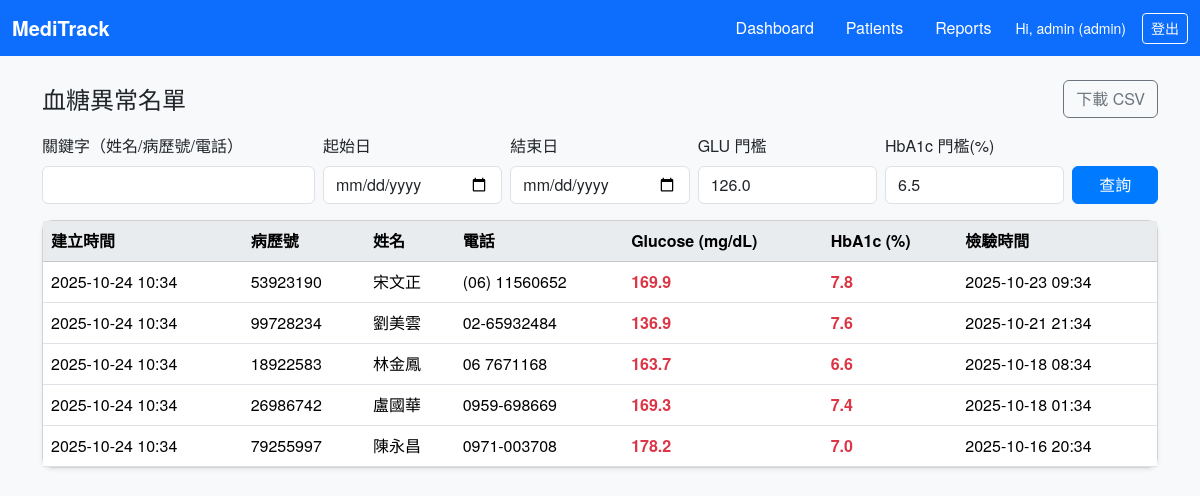
The app's page /reports/glycemia (signed in) with its own data.
### app/models.py (models this page shows, shortened)
class User(UserMixin, db.Model):
    id = db.Column(db.Integer, primary_key=True)
    username = db.Column(db.String(64), unique=True, index=True, nullable=False)
    password_hash = db.Column(db.String(255), nullable=False)
    role = db.Column(db.String(20), default="clinician")  # 'admin' or 'clinician'
    created_at = db.Column(db.DateTime, default=datetime.utcnow)

class Patient(db.Model):
    id = db.Column(db.Integer, primary_key=True)
    mrn = db.Column(db.String(32), unique=True, index=True)  # 病歷號(可選)
    name = db.Column(db.String(80), nullable=False)
    gender = db.Column(db.String(10))  # 'M'/'F'/'Other'
    dob = db.Column(db.Date)
    phone = db.Column(db.String(30))
    email = db.Column(db.String(120))
    address = db.Column(db.String(255))
    medical_history = db.Column(db.Text)  # 病史摘要
    note = db.Column(db.Text)             # 備註
    created_at = db.Column(db.DateTime, default=datetime.utcnow)

### app/routes.py (the view)
@reports_bp.route("/glycemia")
@login_required
def report_glycemia():
    q = request.args.get("q", "").strip()
    start = request.args.get("start")
    end = request.args.get("end")
    min_glu = request.args.get("min_glu", type=float) or GLU_HIGH
    min_hba1c = request.args.get("min_hba1c", type=float) or HBA1C_HIGH
    sub = (
        db.session.query(
            LabResult.patient_id,
            func.max(LabResult.recorded_at).label("max_time")
        ).group_by(LabResult.patient_id).subquery()
    )
    latest = (
        db.session.query(LabResult)
        .join(sub, and_(
            LabResult.patient_id == sub.c.patient_id,
            LabResult.recorded_at == sub.c.max_time
        )).subquery()
    )
    query = (
        db.session.query(Patient, latest.c.glucose,
                         latest.c.hba1c, latest.c.recorded_at)
        .join(latest, latest.c.patient_id == Patient.id)
        .filter(or_(latest.c.glucose >= min_glu, latest.c.hba1c >= min_hba1c))
    )
    if q:
        like = f"%{q}%"
        query = query.filter(or_(Patient.name.ilike(
            like), Patient.mrn.ilike(like), Patient.phone.ilike(like)))
    def to_dt(s):
        try:
            return datetime.strptime(s, "%Y-%m-%d")
        except Exception:
            return None
    if start and to_dt(start):
        query = query.filter(latest.c.recorded_at >= to_dt(start))
    if end and to_dt(end):
        query = query.filter(latest.c.recorded_at < to_dt(
            end).replace(hour=23, minute=59, second=59))
    rows = query.order_by(latest.c.recorded_at.desc()).all()
    return render_template(
        "report_glycemia.html",
        rows=rows, q=q, start=start or "", end=end or "",
        min_glu=min_glu, min_hba1c=min_hba1c
    )

### app/models.py (called while the page is built)
@login_manager.user_loader
def load_user(user_id):
    return User.query.get(int(user_id))

### app/templates/report_glycemia.html
{% extends "layout.html" %}
{% block content %}
<div class="d-flex align-items-center mb-3">
  <h2 class="h4 mb-0 me-auto">血糖異常名單</h2>
  <a class="btn btn-outline-secondary"
     href="{{ url_for('reports.report_glycemia_csv', q=q, start=start, end=end, min_glu=min_glu, min_hba1c=min_hba1c) }}">
    下載 CSV
  </a>
</div>
<form class="row g-2 align-items-end mb-3" method="get">
  <div class="col-md-3">
    <label class="form-label">關鍵字（姓名/病歷號/電話）</label>
    <input class="form-control" name="q" value="{{ q }}">
  </div>
  <div class="col-md-2">
    <label class="form-label">起始日</label>
    <input type="date" class="form-control" name="start" value="{{ start }}">
  </div>
  <div class="col-md-2">
    <label class="form-label">結束日</label>
    <input type="date" class="form-control" name="end" value="{{ end }}">
  </div>
  <div class="col-md-2">
    <label class="form-label">GLU 門檻</label>
    <input class="form-control" type="number" step="0.1" name="min_glu" value="{{ min_glu }}">
  </div>
  <div class="col-md-2">
    <label class="form-label">HbA1c 門檻(%)</label>
    <input class="form-control" type="number" step="0.1" name="min_hba1c" value="{{ min_hba1c }}">
  </div>
  <div class="col-md-1 d-grid">
    <button class="btn btn-primary" type="submit">查詢</button>
  </div>
</form>
<div class="card shadow-sm">
  <div class="table-responsive">
    <table class="table table-hover mb-0">
      <thead class="table-light">
        <tr>
          <th>建立時間</th>
          <th>病歷號</th>
          <th>姓名</th>
          <th>電話</th>
          <th>Glucose (mg/dL)</th>
          <th>HbA1c (%)</th>
          <th>檢驗時間</th>
        </tr>
      </thead>
      <tbody>
      {% for p, glu, a1c, t in rows %}
        <tr>
          <td>{{ p.created_at.strftime('%Y-%m-%d %H:%M') }}</td>
          <td>{{ p.mrn or '—' }}</td>
          <td>{{ p.name }}</td>
          <td>{{ p.phone or '—' }}</td>
          <td class="{{ 'text-danger fw-bold' if glu is not none and glu >= min_glu }}">{{ glu if glu is not none else '—' }}</td>
          <td class="{{ 'text-danger fw-bold' if a1c is not none and a1c >= min_hba1c }}">{{ a1c if a1c is not none else '—' }}</td>
          <td>{{ t.strftime('%Y-%m-%d %H:%M') if t else '—' }}</td>
        </tr>
      {% else %}
        <tr><td colspan="7" class="text-center text-muted">沒有符合條件的資料</td></tr>
      {% endfor %}
      </tbody>
    </table>
  </div>
</div>
{% endblock %}

### app/templates/layout.html (shortened to what this page needs)
<!doctype html>
<html lang="zh-Hant">
<head>
  <link href="https://cdn.jsdelivr.net/npm/bootstrap@5.3.3/dist/css/bootstrap.min.css" rel="stylesheet">
  <link rel="stylesheet" href="{{ url_for('static', filename='style.css') }}">
</head>
<body class="bg-light">
  <nav class="navbar navbar-expand-lg navbar-dark bg-primary">
    <div class="container-fluid">
      <a class="navbar-brand fw-bold" href="{{ url_for('core.dashboard') }}">MediTrack</a>
      <div class="collapse navbar-collapse">
        <div class="navbar-nav ms-auto d-flex align-items-center gap-3">
          {% if current_user.is_authenticated %}
            <a class="nav-link text-white" href="{{ url_for('core.dashboard') }}">Dashboard</a>
            <a class="nav-link text-white" href="{{ url_for('patient.list_patients') }}">Patients</a>
            <a class="nav-link text-white" href="{{ url_for('reports.reports_index') }}">Reports</a>
            <span class="navbar-text text-white small">
              Hi, {{ current_user.username }} ({{ current_user.role }})
            </span>
            <a class="btn btn-outline-light btn-sm" href="{{ url_for('auth.logout') }}">登出</a>
          {% endif %}
        </div>
      </div>
    </div>
  </nav>
  <main class="container py-4">
    {% block content %}{% endblock %}
  </main>
</body>
</html>

### app/static/style.css (style rules this page uses)
body { background-color: #f8f9fa; font-family: "Noto Sans TC", "Helvetica Neue", Arial, sans-serif; color: #212529; }
.card { border-radius: 10px; box-shadow: 0 1px 3px rgba(0,0,0,0.08); }
.table th { background-color: #e9ecef; font-weight: 600; }
.btn-primary { background-color: #007bff; border-color: #007bff; }
h2, h3, h4 { font-weight: 600; color: #004085; }

### records on screen
User: username "admin", role "admin"
Patient: created_at "2025-10-24 10:34", mrn "53923190", name "宋文正", phone "(06) 11560652", glu "169.9", a1c "7.8", t "2025-10-23 09:34"
Patient: created_at "2025-10-24 10:34", mrn "99728234", name "劉美雲", phone "02-65932484", glu "136.9", a1c "7.6", t "2025-10-21 21:34"
Patient: created_at "2025-10-24 10:34", mrn "18922583", name "林金鳳", phone "06 7671168", glu "163.7", a1c "6.6", t "2025-10-18 08:34"
Patient: created_at "2025-10-24 10:34", mrn "26986742", name "盧國華", phone "0959-698669", glu "169.3", a1c "7.4", t "2025-10-18 01:34"
Patient: created_at "2025-10-24 10:34", mrn "79255997", name "陳永昌", phone "0971-003708", glu "178.2", a1c "7.0", t "2025-10-16 20:34"
